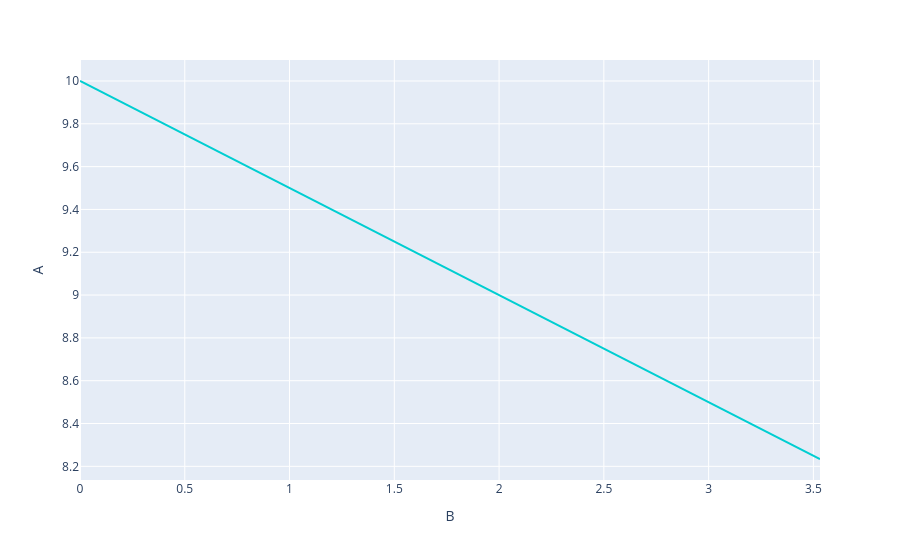

The notebook cell saved with this chart:
### Code cell
plot_3 = PlotlyHelper.plot_pandas(df=df, x_var="B", fields="A")

### Figure 1 — Plotly figure (JSON) as saved in the notebook; plotly's stock layout.template omitted (floating-point values rounded to 4 significant figures)
{"data": [{"hovertemplate": "B=%{x}<br>A=%{y}<extra></extra>", "legendgroup": "", "line": {"color": "darkturquoise", "dash": "solid", "shape": "linear"}, "marker": {"symbol": "circle"}, "mode": "lines", "name": "", "orientation": "v", "showlegend": false, "type": "scatter", "x": [0, 0.12, 0.2987, 0.4397, 0.5787, 0.7153, 0.8493, 0.9802, 1.108, 1.294, 1.472, 1.726, 1.957, 2.272, 2.535, 2.859, 3.201, 3.458, 3.532], "xaxis": "x", "y": [10, 9.94, 9.851, 9.78, 9.711, 9.642, 9.575, 9.51, 9.446, 9.353, 9.264, 9.137, 9.021, 8.864, 8.732, 8.57, 8.4, 8.271, 8.234], "yaxis": "y"}], "layout": {"autosize": true, "legend": {"tracegroupgap": 0}, "margin": {"t": 60}, "xaxis": {"anchor": "y", "autorange": true, "domain": [0, 1], "range": [0, 3.532], "title": {"text": "B"}, "type": "linear"}, "yaxis": {"anchor": "x", "autorange": true, "domain": [0, 1], "range": [8.136, 10.1], "title": {"text": "A"}, "type": "linear"}}}
